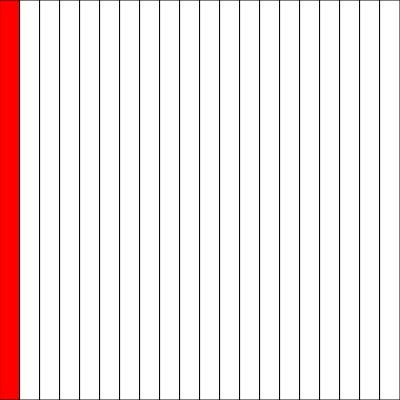
Frame 1 (no input)
Frame 60 (no input): identical to frame 1, image omitted
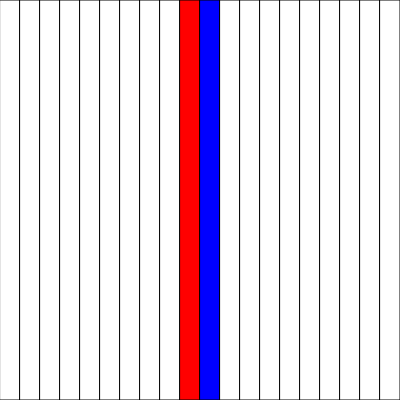
Frame 120 (the mouse pressed at the canvas centre since frame 60)

The p5.js sketch that drew these frames (run headless with seeded random() and noise() and a simulated clock; from frame 60 on, the mouse is pressed at the canvas centre):

// p5.js sketch
// ── sketch.js
// Part 1: Create 20 columns that turn red when you hover over them.

// 	Part 2: Make the first half of the columns turn blue and the right half turn red.

// Extra: Skip column 7.
// Extra: Make every column a different color.

function setup() {
  createCanvas(400, 400);
}

function draw() {
  background(220);
  let xlen = width / 20;
  for (let i = 0; i < 20; i++) {
    if (
      mouseX >= i * xlen &&
      mouseX <= (i + 1) * xlen &&
      i != 7
    ) {
      if (i < 10) {
        fill(255, 0, 0);
      } else {
        fill(0, 0, 255);
      }
    } else {
      fill(255);
    }
    rect(i * xlen, 0, xlen, height);
  }
}
